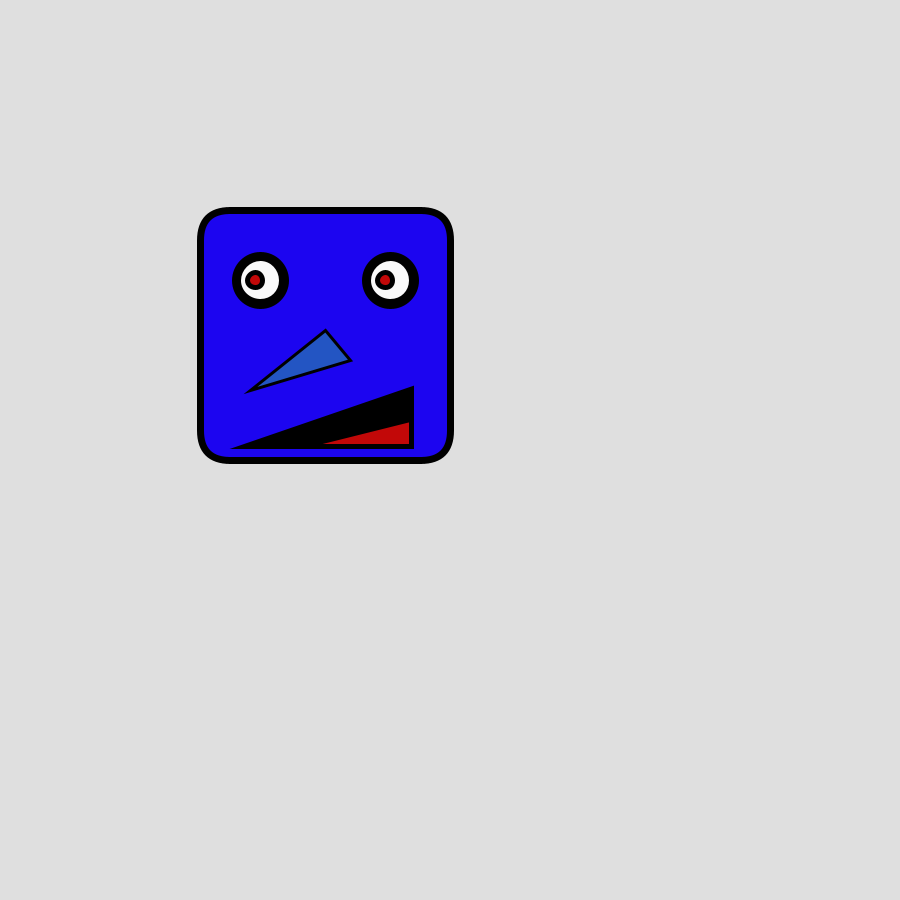
Frame 1 (no input)
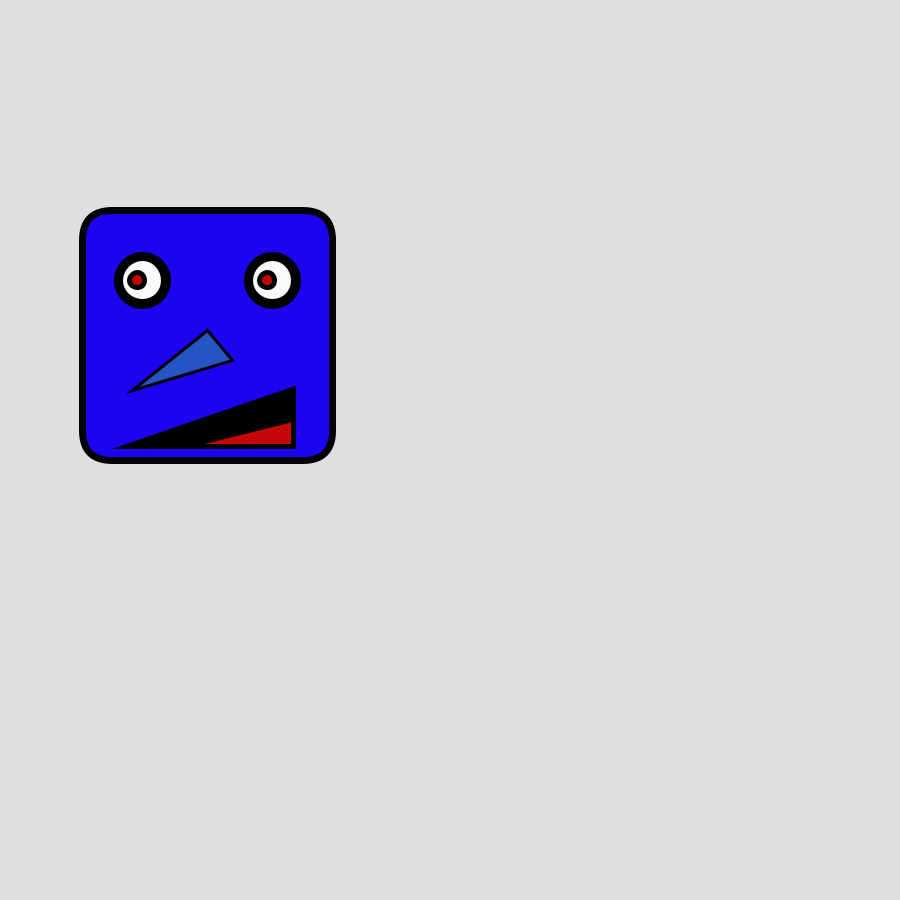
Frame 60 (the mouse pressed at the canvas centre just before this capture)
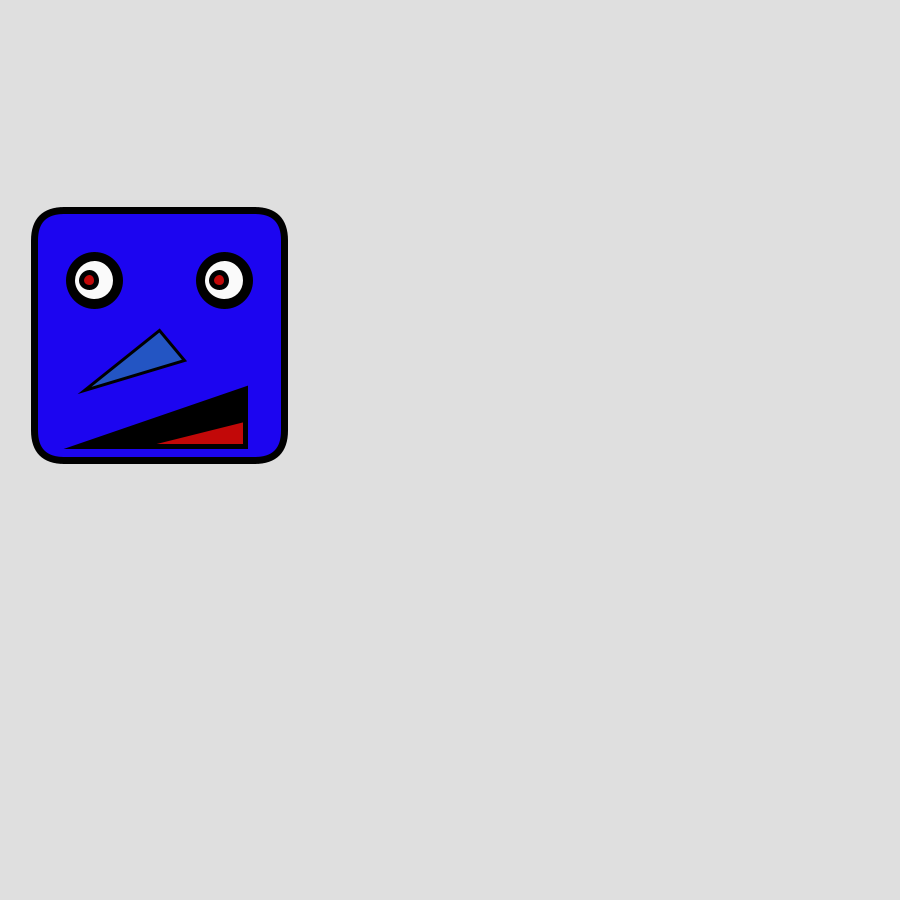
Frame 120 (the mouse held since frame 60 and released just before this capture)

The Processing sketch that drew these frames (run headless with seeded random() and noise(); from frame 60 on, the mouse is pressed at the canvas centre):

// Processing sketch: f_rste_programmerring
// ── f_rste_programmerring.pde
int frame = 100;
int direction = -2;

void setup(){
  size(900,900);
}

void draw(){
  background(223);
  fill(255);
  
  push();
  translate(frame, 10);
  hoved();
  pop();  // Restore original settings
  
  if(frame < -100) {
    direction = 2;
  }
  if(frame > width - 350) {
    direction = -2;
  }
  
  frame += direction;
}
  
void hoved(){
  strokeWeight(7);
  fill(28,5,240);
  rect(100,200,250,250,30);
  fill(0);
  triangle(150, 435, 310, 380, 310, 435);
  circle(290,270,50);
  circle(160,270,50);
  fill(250,250,250);
  circle(290,270,45);
  circle(160,270,45);
  strokeWeight(5);
  fill(194,8,8);
  circle(285,270,15);
  circle(155,270,15);
  strokeWeight(3);
  fill(35,85,195);
  triangle(150, 380, 225, 320, 250, 350);
  fill(194,8,8);
  triangle(210, 435, 310, 410, 310, 435);
}  
